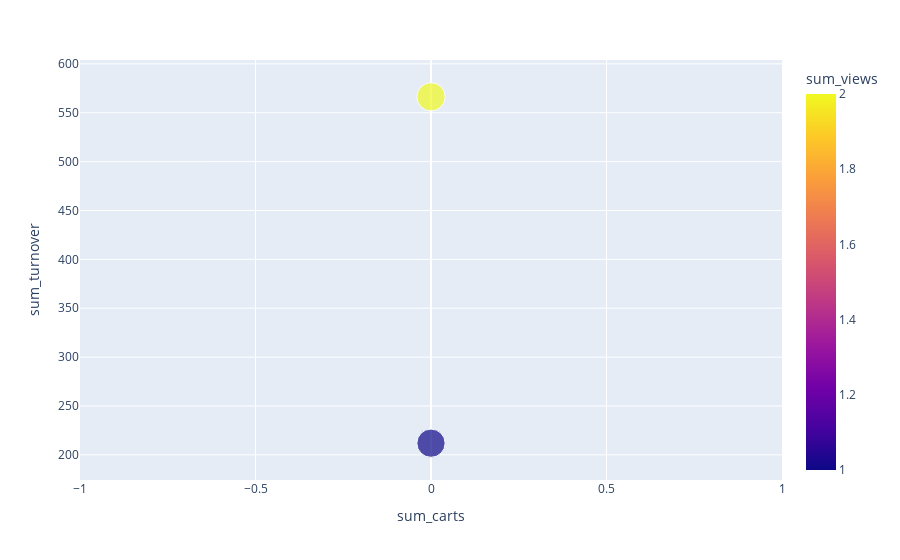

Here is the notebook cell this chart was saved with:
### Code cell
fig = px.scatter(predictions.toPandas(), x="sum_carts", y="sum_turnover", size="count_session", color="sum_views", hover_data=["sum_purchases"])
fig.show()

### Figure 1 — Plotly figure (JSON) as saved in the notebook; plotly's stock layout.template omitted (floating-point values rounded to 4 significant figures)
{"data": [{"customdata": [[1], [1]], "hovertemplate": "sum_carts=%{x}<br>sum_turnover=%{y}<br>count_session=%{marker.size}<br>sum_purchases=%{customdata[0]}<br>sum_views=%{marker.color}<extra></extra>", "legendgroup": "", "marker": {"color": [2, 1], "coloraxis": "coloraxis", "size": [1, 1], "sizemode": "area", "sizeref": 0.0025, "symbol": "circle"}, "mode": "markers", "name": "", "orientation": "v", "showlegend": false, "type": "scatter", "x": [0, 0], "xaxis": "x", "y": [566.3, 211.9], "yaxis": "y"}], "layout": {"coloraxis": {"colorbar": {"title": {"text": "sum_views"}}, "colorscale": [[0, "#0d0887"], [0.1111, "#46039f"], [0.2222, "#7201a8"], [0.3333, "#9c179e"], [0.4444, "#bd3786"], [0.5556, "#d8576b"], [0.6667, "#ed7953"], [0.7778, "#fb9f3a"], [0.8889, "#fdca26"], [1, "#f0f921"]]}, "legend": {"itemsizing": "constant", "tracegroupgap": 0}, "margin": {"t": 60}, "xaxis": {"anchor": "y", "domain": [0, 1], "title": {"text": "sum_carts"}}, "yaxis": {"anchor": "x", "domain": [0, 1], "title": {"text": "sum_turnover"}}}}
